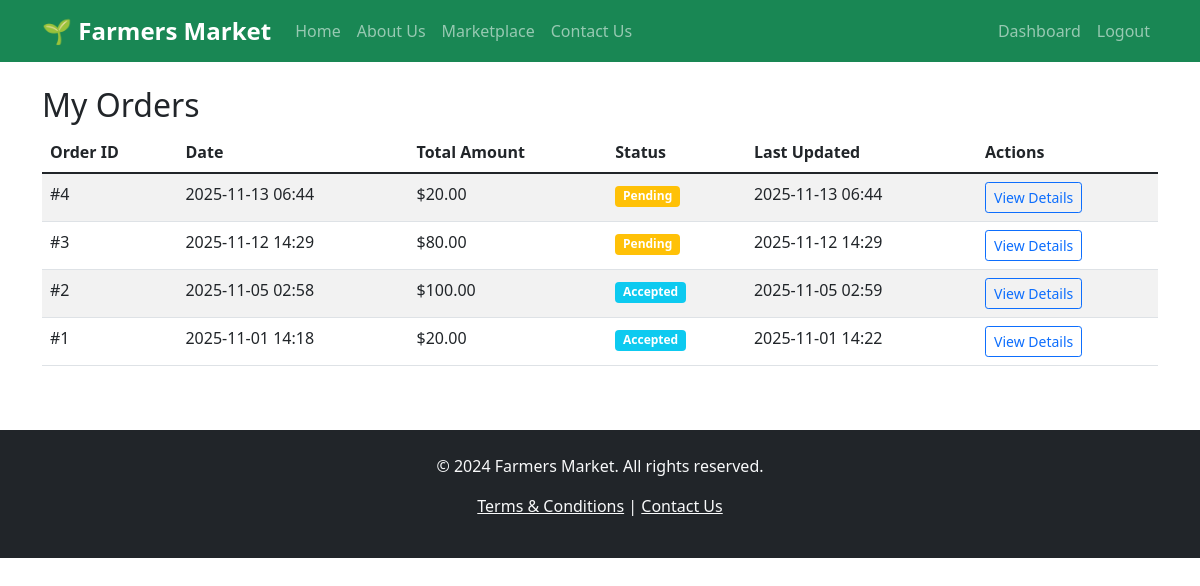
Screenshot of /orders (signed in) with the database file from the repository.
### app.py (models this page shows)
class Order(db.Model):
    id = db.Column(db.Integer, primary_key=True)
    customer_id = db.Column(db.Integer, db.ForeignKey('user.id'), nullable=False)
    total_amount = db.Column(db.Float, nullable=False)
    status = db.Column(db.String(20), default='pending')  # pending, accepted, shipped, delivered, cancelled
    created_at = db.Column(db.DateTime, default=datetime.utcnow)
    updated_at = db.Column(db.DateTime, default=datetime.utcnow, onupdate=datetime.utcnow)
    order_items = db.relationship('OrderItem', backref='order', lazy=True)

### app.py (the view)
@app.route('/orders')
@login_required
def orders():
    if current_user.user_type != 'customer':
        flash('Only customers can view orders')
        return redirect(url_for('dashboard'))
    orders = Order.query.filter_by(customer_id=current_user.id).order_by(Order.created_at.desc()).all()
    return render_template('orders.html', orders=orders)

### app.py (called while the page is built)
@login_manager.user_loader
def load_user(user_id):
    return User.query.get(int(user_id))

### templates/orders.html (shortened to what this page needs)
{% extends "base.html" %}
{% block content %}
<div class="row">
    <div class="col-md-12">
        <h2>My Orders</h2>
        {% if orders %}
        <div class="table-responsive">
            <table class="table table-striped">
                <thead>
                    <tr>
                        <th>Order ID</th>
                        <th>Date</th>
                        <th>Total Amount</th>
                        <th>Status</th>
                        <th>Last Updated</th>
                        <th>Actions</th>
                    </tr>
                </thead>
                <tbody>
                    {% for order in orders %}
                    <tr>
                        <td>#{{ order.id }}</td>
                        <td>{{ order.created_at.strftime('%Y-%m-%d %H:%M') }}</td>
                        <td>${{ "%.2f"|format(order.total_amount) }}</td>
                        <td>
                            <span class="badge
                                {% if order.status == 'pending' %}bg-warning
                                {% elif order.status == 'accepted' %}bg-info
                                {% elif order.status == 'shipped' %}bg-primary
                                {% elif order.status == 'delivered' %}bg-success
                                {% elif order.status == 'cancelled' %}bg-danger
                                {% else %}bg-secondary{% endif %}">
                                {{ order.status|title }}
                            </span>
                        </td>
                        <td>{{ order.updated_at.strftime('%Y-%m-%d %H:%M') }}</td>
                        <td>
                            <a href="{{ url_for('order_details', order_id=order.id) }}" class="btn btn-sm btn-outline-primary">
                                View Details
                            </a>
                        </td>
                    </tr>
                    {% endfor %}
                </tbody>
            </table>
        </div>
        {% else %}
        <div class="text-center py-5">
            <h4>No orders yet</h4>
            <p>You haven't placed any orders yet. Start shopping to see your orders here.</p>
            <a href="{{ url_for('marketplace') }}" class="btn btn-success">Start Shopping</a>
        </div>
        {% endif %}
    </div>
</div>
{% endblock %}

### rows the page displays
Order: id "4", created_at "2025-11-13 06:44", total_amount "20.00", status "Pending", updated_at "2025-11-13 06:44"
Order: id "3", created_at "2025-11-12 14:29", total_amount "80.00", status "Pending", updated_at "2025-11-12 14:29"
Order: id "2", created_at "2025-11-05 02:58", total_amount "100.00", status "Accepted", updated_at "2025-11-05 02:59"
Order: id "1", created_at "2025-11-01 14:18", total_amount "20.00", status "Accepted", updated_at "2025-11-01 14:22"
